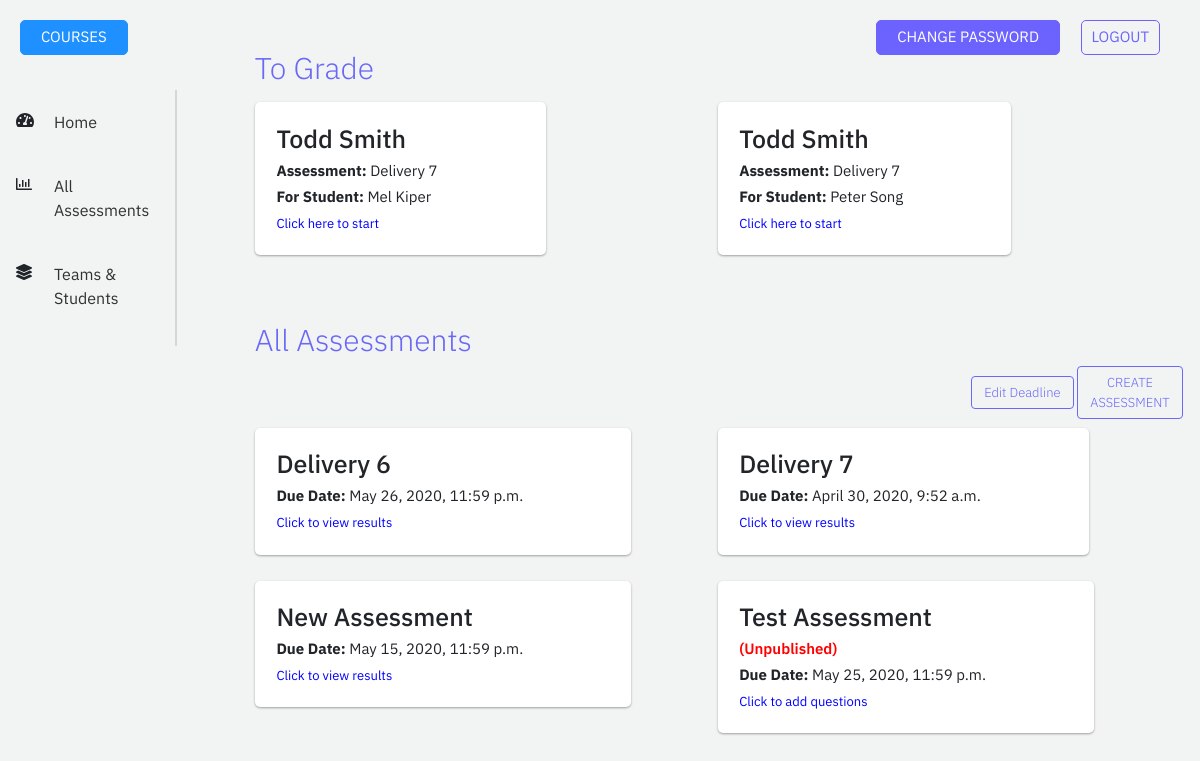
The page /4/all-assessments (signed in) on the database as committed earlier.
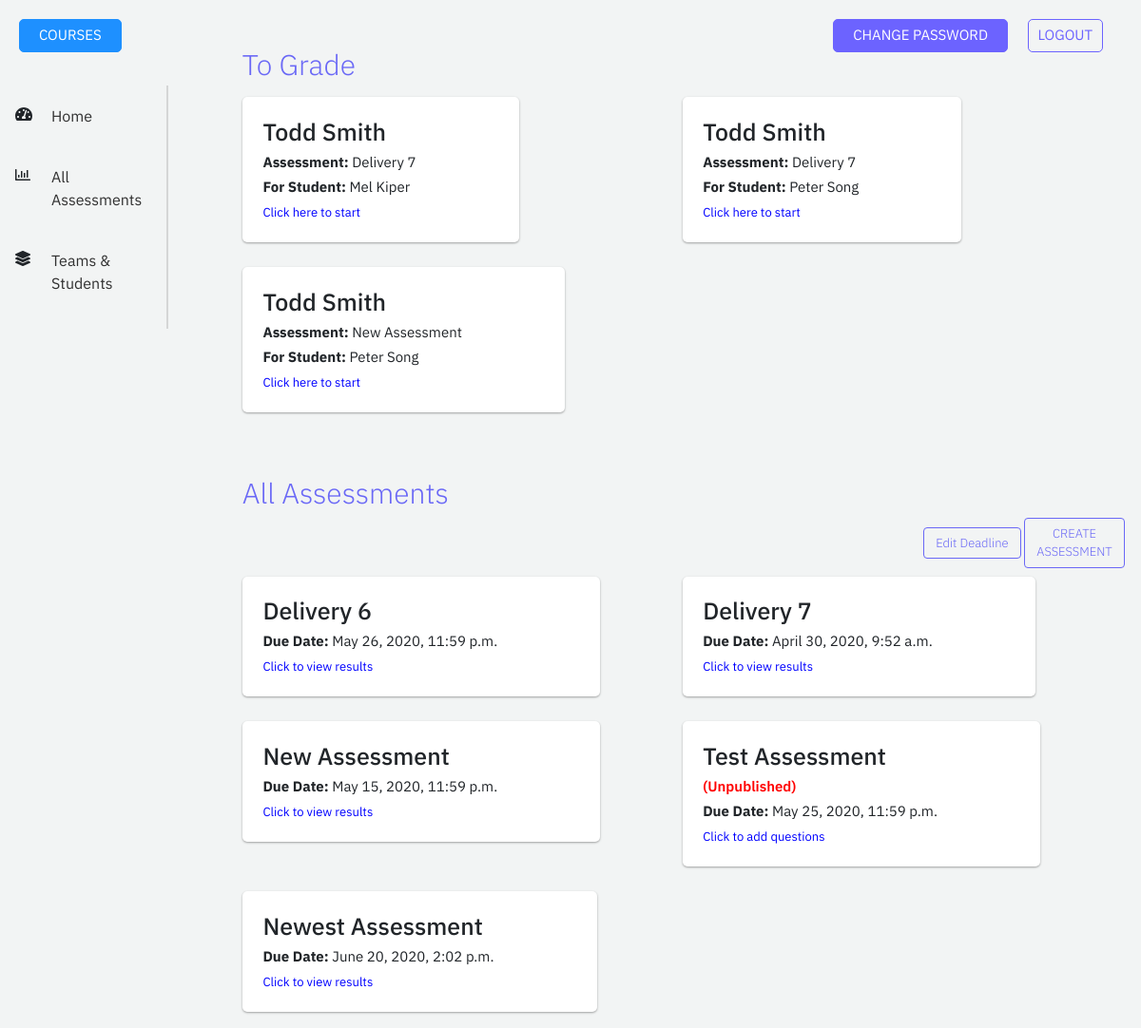
The same page on the database as committed later.
### accounts/models.py (models this page shows, shortened)
class Assessment_Completion(models.Model):
    user = models.ForeignKey('User',on_delete=models.CASCADE,related_name='user_assessment')
    assessment = models.ForeignKey('Peer_Assessment',on_delete=models.CASCADE,related_name="assessment_name")
    is_completed = models.BooleanField(default = False)
    student = models.ForeignKey('User',on_delete=models.CASCADE,related_name='student_assessment', default="")
    course = models.ForeignKey('Course',on_delete=models.CASCADE,related_name='completion_courses', default="")
    class Meta:
        constraints = [
            models.UniqueConstraint(fields=['user','assessment','student','course'],name = 'unique_assessment_completion'),
        ]

class User(AbstractBaseUser,PermissionsMixin):
    name = models.CharField(max_length = 30)
    surname = models.CharField(max_length = 30)
    email = models.EmailField(max_length = 100,unique = True)
    eagle_id = models.IntegerField(unique = True)
    is_active = models.BooleanField(default=True)
    is_staff = models.BooleanField(default = False)
    objects = MyUserManager() #enables access to the methods written for managin permissions and accessing data
    USERNAME_FIELD = 'email'
    REQUIRED_FIELDS = ['name','surname','eagle_id']

class Peer_Assessment(models.Model):
    name = models.CharField(max_length = 200,default="")
    start_date = models.DateTimeField(default = "")
    end_date = models.DateTimeField(default = "")
    is_published = models.BooleanField(default=False)
    def __str__(self):
        return self.name

class Course_Assessment(models.Model):
    course = models.ForeignKey('Course',on_delete=models.CASCADE,related_name='peer_courses')
    assessment = models.ForeignKey('Peer_Assessment',on_delete=models.CASCADE,related_name="course_assessment")

### backend/views.py (the view)
# urls.py: path('<int:course_id>/all-assessments', views.all_assessments, name='all-assessments'),
def all_assessments(request, course_id):
    storage = messages.get_messages(request)
    course = get_object_or_404(Course, id=course_id)
    assessments_to_grade, teams = get_students_not_graded(request.user, course)
    course_assessments = Course_Assessment.objects.filter(course = course).select_related('assessment')
    return render(request, 'backend/all-assessments.html', {'course': course,
        'assessments_to_grade': assessments_to_grade, 'teams': teams,
        'assessments': course_assessments})
    args = {'message': storage}

### accounts/helpers.py (called while the page is built)
def get_course_assessments(course, is_completed=None):
    course_assessments = Course_Assessment.objects.filter(course = course).select_related('assessment')
    assessment_completions = []
    for assessment in course_assessments:
        if is_completed != None:
            completed_assessments = Assessment_Completion.objects.filter(assessment_id=assessment.assessment_id, course=course, is_completed=is_completed).select_related('assessment', 'user')
        else:
            completed_assessments = Assessment_Completion.objects.filter(assessment_id=assessment.assessment_id, course=course).select_related('assessment')
        assessment_completions += completed_assessments
    return assessment_completions

### backend/templates/backend/all-assessments.html (shortened to what this page needs)
<!DOCTYPE html>
<html lang="en" dir="ltr">
<head>
  {% load static %}
  <link rel="stylesheet" href="https://stackpath.bootstrapcdn.com/bootstrap/4.4.1/css/bootstrap.min.css">
  <link rel="stylesheet" href="{% static 'backend/globals.css' %}">
  <link rel="stylesheet" href="{% static 'backend/navbar.css' %}">
  <link rel="stylesheet" href="{% static 'backend/all-assessments.css' %}">
</head>
<body>
  <div class="row">
    <div class="col-lg-2">
      <nav class="navbar navbar-expand-lg">
        <div class="collapse navbar-collapse" id="navbarToggler">
          <ul class="navbar-nav fixed flex-column">
            <li class="nav-item">
              <i class="fas fa-tachometer-alt navigation-img"></i>
              <a class="nav-link navigation-link" href="{% url 'professor-home' course.id %}">Home</a>
            </li>
            <li class="nav-item">
              <i class="far fa-chart-bar navigation-img"></i>
              <a class="nav-link navigation-link" href="">All Assessments</a>
            </li>
            <li class="nav-item">
              <i class="fas fa-layer-group navigation-img"></i>
              <a class="nav-link navigation-link" href="{% url 'teams-students' course.id %}">Teams & Students</a>
            </li>
          </ul>
          <div class="vl"></div>
        </div>
      </nav>
    </div>
    <div class="col-lg-10">
      <div class="container-fluid">
        <div id="to-grade-section">
          <h1>To Grade</h1>
          <div class="row">
            {% for assessment in assessments_to_grade %}
            <div class="col-lg-6 col-md-6">
              <div class="to-grade-box box">
                <h2 class="student">{{ assessment.user.name }} {{ assessment.user.surname }}</h2>
                <h3 class="assessment"><strong>Assessment: </strong>{{ assessment.assessment }}</h3>
                <h3 class="student"><strong>For Student: </strong>{{ assessment.student.name }} {{ assessment.student.surname }}</h3>
                <p>Click here to start</p>
              </div>
            </div>
            {% endfor %}
          </div>
        </div>
      </div>
      <div class="container-fluid">
        <div id="all-section">
          <h1>All Assessments</h1>
          <button id="edit-btn" type="button" class="btn btn-light create-button">Edit Deadline</button>
          <button type="button" id="create-assessment" class="btn btn-light create-button">CREATE <br />ASSESSMENT</button>
          <div class="row">
          {% for assessment in assessments %}
            <div class="col-lg-6 col-md-6">
              <div class="assessment-box box">
                {% if assessment.assessment.is_published == False %}
                  <h2 class="assessment-name">{{ assessment.assessment.name }}</h2>
                  <strong><h3 class="unpublished">(Unpublished)</h3></strong>
                  <h3 class="due-date"><strong>Due Date: </strong>{{ assessment.assessment.end_date }}</h3>
                  <p>Click to add questions</p>
                {% else %}
                <h2 class="assessment-name">{{ assessment.assessment.name }}</h2>
                <h3 class="due-date"><strong>Due Date: </strong>{{ assessment.assessment.end_date }}</h3>
                <p>Click to view results</p>
                {% endif %}
              </div>
            </div>
            {% endfor %}
          </div>
        </div>
      </div>
    </div>
    <a class="change-password-btn" href="{% url 'change-password' %}">CHANGE PASSWORD</a>
    <a class="logout-btn" href="{% url 'log_out' %}">LOGOUT</a>
    <a class="courses-btn" href="{% url 'courses' %}">COURSES</a>
  </div>
</body>
</html>

Rows that differ between the two databases and show on the page:
now on this page (row edited): Assessment_Completion: user.name "Todd", user.surname "Smith", assessment "New Assessment", student.name "Peter", student.surname "Song"
added Course_Assessment: assessment.name "Newest Assessment", assessment.end_date "June 20, 2020, 2:02 p.m."
